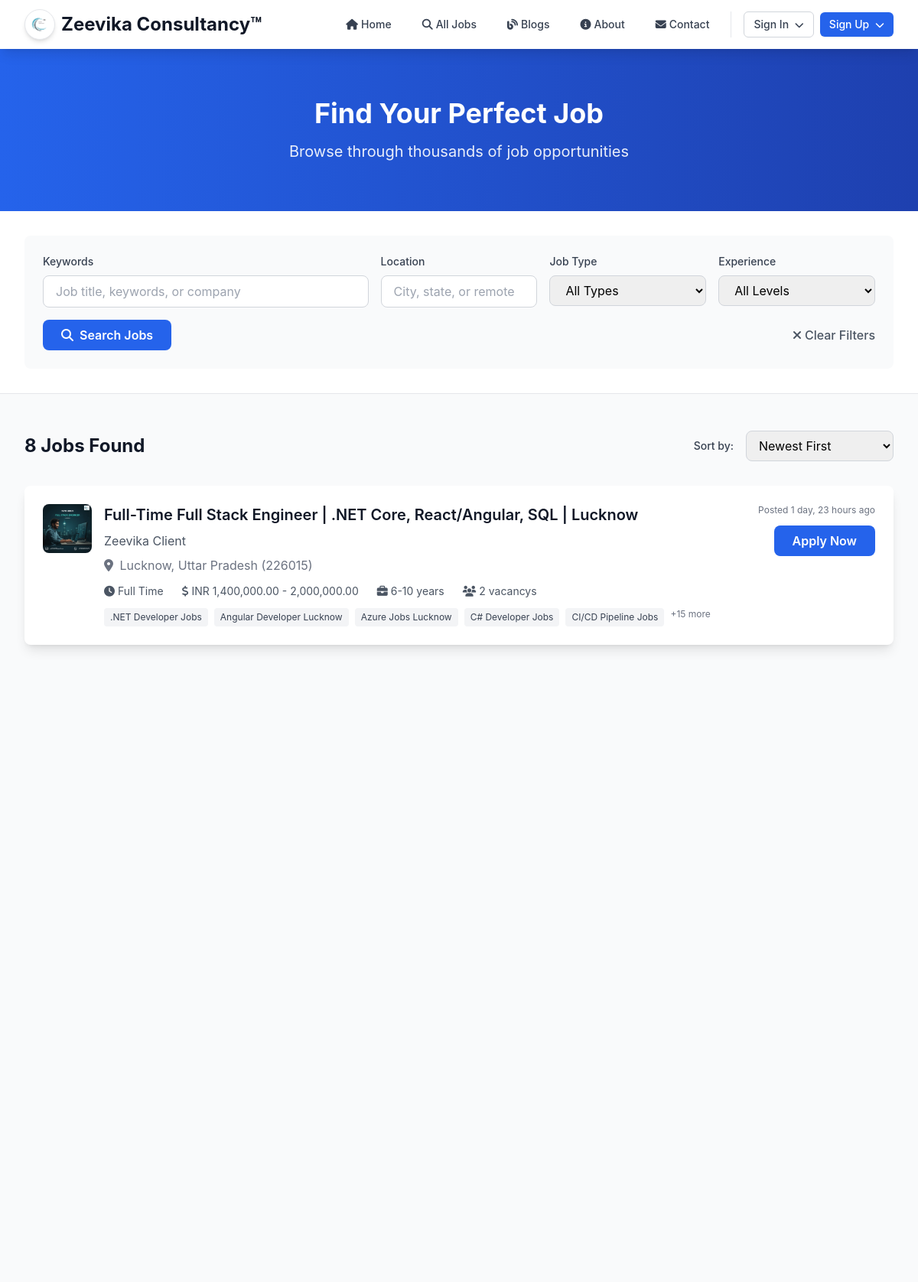
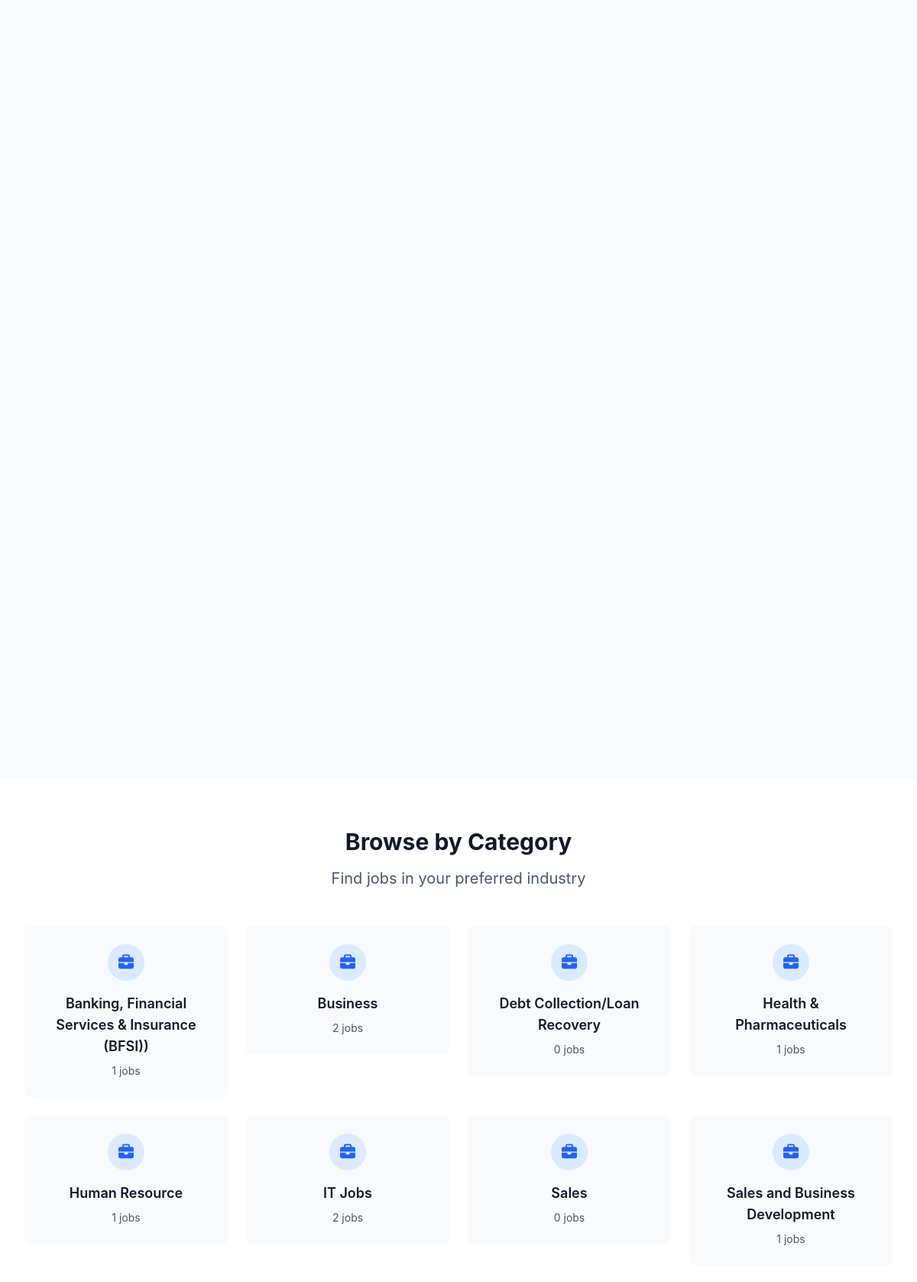
Screenshot of /jobs/ (upper part) with the database file from the repository (2 pictures, top to bottom).
### jobs/models.py (models this page shows, shortened)
class JobPost(models.Model):
    JOB_TYPE_CHOICES = [
        ('full_time', 'Full Time'),
        ('part_time', 'Part Time'),
        ('contract', 'Contract'),
        ('freelance', 'Freelance'),
        ('internship', 'Internship'),
    ]
    GENDER_CHOICES = [
        ('any', 'Any'),
        ('male', 'Male'),
        ('female', 'Female'),
    ]
    title = models.CharField(max_length=200)
    slug = models.SlugField(max_length=200, unique=True, blank=True)
    job_type = models.CharField(max_length=20, choices=JOB_TYPE_CHOICES, default='full_time')
    company_name = models.CharField(max_length=200)
    company_logo = models.ImageField(upload_to='company_logos/', blank=True, null=True)
    state = models.ForeignKey(State, on_delete=models.CASCADE, related_name='jobs')
    city = models.ForeignKey(City, on_delete=models.CASCADE, related_name='jobs')
    pin_code = models.CharField(max_length=10, blank=True)
    category = models.ForeignKey(Category, on_delete=models.CASCADE, related_name='jobs')
    subcategory = models.ForeignKey(Subcategory, on_delete=models.CASCADE, related_name='jobs')
    functional_area = models.ForeignKey(FunctionalArea, on_delete=models.CASCADE, related_name='jobs')
    total_vacancy = models.PositiveIntegerField(default=1)
    salary_min = models.DecimalField(max_digits=10, decimal_places=2, blank=True, null=True)
    salary_max = models.DecimalField(max_digits=10, decimal_places=2, blank=True, null=True)
    salary_currency = models.CharField(max_length=3, default='USD')
    gender = models.CharField(max_length=10, choices=GENDER_CHOICES, default='any')
    experience_min = models.PositiveIntegerField(blank=True, null=True, help_text="Years of experience")
    experience_max = models.PositiveIntegerField(blank=True, null=True, help_text="Years of experience")
    skills = TaggableManager(blank=True)
    education = RichTextField(blank=True)
    description = RichTextField()
    meta_title = models.CharField(max_length=60, blank=True)
    meta_description = models.CharField(max_length=160, blank=True)
    meta_keywords = models.CharField(max_length=255, blank=True)
    is_active = models.BooleanField(default=True)
    is_featured = models.BooleanField(default=False)
    created_at = models.DateTimeField(auto_now_add=True)
    updated_at = models.DateTimeField(auto_now=True)
    expires_at = models.DateTimeField(blank=True, null=True)
    history = HistoricalRecords()
    class Meta:
        ordering = ['-created_at']
    def get_salary_display(self):
        if self.salary_min and self.salary_max:
            return f"{self.salary_currency} {self.salary_min:,} - {self.salary_max:,}"
        elif self.salary_min:
            return f"{self.salary_currency} {self.salary_min:,}+"
        elif self.salary_max:
            return f"Up to {self.salary_currency} {self.salary_max:,}"
        return "Salary not specified"
    def get_experience_display(self):
        if self.experience_min and self.experience_max:
            return f"{self.experience_min}-{self.experience_max} years"
        elif self.experience_min:
            return f"{self.experience_min}+ years"
        elif self.experience_max:
            return f"Up to {self.experience_max} years"
        return "Experience not specified"

class City(models.Model):
    state = models.ForeignKey(State, on_delete=models.CASCADE, related_name='cities')
    name = models.CharField(max_length=100)
    slug = models.SlugField(max_length=100, unique=True, blank=True)
    is_active = models.BooleanField(default=True)
    created_at = models.DateTimeField(auto_now_add=True)
    updated_at = models.DateTimeField(auto_now=True)
    class Meta:
        verbose_name_plural = "Cities"
        ordering = ['name']
        unique_together = ['state', 'name']

class State(models.Model):
    name = models.CharField(max_length=100, unique=True)
    slug = models.SlugField(max_length=100, unique=True, blank=True)
    is_active = models.BooleanField(default=True)
    created_at = models.DateTimeField(auto_now_add=True)
    updated_at = models.DateTimeField(auto_now=True)
    class Meta:
        ordering = ['name']

class Category(models.Model):
    name = models.CharField(max_length=100, unique=True)
    slug = models.SlugField(max_length=100, unique=True, blank=True)
    description = models.TextField(blank=True)
    icon = models.CharField(max_length=50, blank=True, help_text="FontAwesome icon class")
    is_active = models.BooleanField(default=True)
    created_at = models.DateTimeField(auto_now_add=True)
    updated_at = models.DateTimeField(auto_now=True)
    class Meta:
        verbose_name_plural = "Categories"
        ordering = ['name']

### jobs/views.py (the view, shortened to what this page needs)
# urls.py: path('jobs/', views.JobListView.as_view(), name='job_list'),
class JobListView(ListView):
    model = JobPost
    template_name = 'jobs/job_list.html'
    context_object_name = 'jobs'
    paginate_by = 20
    def get_queryset(self):
        queryset = JobPost.objects.filter(is_active=True)
        form = JobSearchForm(self.request.GET)
        if form.is_valid():
            keyword = form.cleaned_data.get('keyword')
            location = form.cleaned_data.get('location')
            job_type = form.cleaned_data.get('job_type')
            experience_level = form.cleaned_data.get('experience_level')
            if location:
                queryset = queryset.filter(
                    Q(city__name__icontains=location) |
                    Q(state__name__icontains=location) |
                    Q(pin_code__icontains=location)
                )
            if job_type:
                queryset = queryset.filter(job_type=job_type)
        return queryset
    def get_context_data(self, **kwargs):
        context = super().get_context_data(**kwargs)
        context['search_form'] = JobSearchForm(self.request.GET)
        context['categories'] = Category.objects.filter(is_active=True)
        context['job_types'] = JobPost.JOB_TYPE_CHOICES
        return context

### templates/jobs/job_list.html (shortened to what this page needs)
{% extends 'base.html' %}
{% block content %}
<section class="bg-gradient-to-r from-primary-600 to-primary-800 py-16">
    <div class="max-w-7xl mx-auto px-4 sm:px-6 lg:px-8">
        <div class="text-center text-white">
            <h1 class="text-4xl font-bold mb-4">Find Your Perfect Job</h1>
            <p class="text-xl opacity-90">Browse through thousands of job opportunities</p>
        </div>
    </div>
</section>
<section class="py-8 bg-white border-b">
    <div class="max-w-7xl mx-auto px-4 sm:px-6 lg:px-8">
        <form method="get" class="bg-gray-50 rounded-lg p-6">
            <div class="grid grid-cols-1 md:grid-cols-2 lg:grid-cols-5 gap-4">
                <div class="lg:col-span-2">
                    <label class="block text-sm font-medium text-gray-700 mb-2">Keywords</label>
                    <input type="text" name="keyword" value="{{ search_form.keyword.value|default:'' }}"
                           placeholder="Job title, keywords, or company"
                           class="w-full px-4 py-2 border border-gray-300 rounded-lg focus:ring-2 focus:ring-primary-500 focus:border-transparent">
                </div>
                <div>
                    <label class="block text-sm font-medium text-gray-700 mb-2">Location</label>
                    <input type="text" name="location" value="{{ search_form.location.value|default:'' }}"
                           placeholder="City, state, or remote"
                           class="w-full px-4 py-2 border border-gray-300 rounded-lg focus:ring-2 focus:ring-primary-500 focus:border-transparent">
                </div>
                <div>
                    <label class="block text-sm font-medium text-gray-700 mb-2">Job Type</label>
                    <select name="job_type" class="w-full px-4 py-2 border border-gray-300 rounded-lg focus:ring-2 focus:ring-primary-500 focus:border-transparent">
                        <option value="">All Types</option>
                    </select>
                </div>
                <div>
                    <label class="block text-sm font-medium text-gray-700 mb-2">Experience</label>
                    <select name="experience_level" class="w-full px-4 py-2 border border-gray-300 rounded-lg focus:ring-2 focus:ring-primary-500 focus:border-transparent">
                        <option value="">All Levels</option>
                    </select>
                </div>
            </div>
            <div class="mt-4 flex justify-between items-center">
                <button type="submit" class="bg-primary-600 hover:bg-primary-700 text-white font-semibold py-2 px-6 rounded-lg transition-colors">
                    <i class="fas fa-search mr-2"></i>Search Jobs
                </button>
                <a href="{% url 'jobs:job_list' %}" class="text-gray-600 hover:text-gray-800 font-medium">
                    <i class="fas fa-times mr-1"></i>Clear Filters
                </a>
            </div>
        </form>
    </div>
</section>
<section class="py-12 bg-gray-50">
    <div class="max-w-7xl mx-auto px-4 sm:px-6 lg:px-8">
        <div class="flex justify-between items-center mb-8">
            <div>
                <h2 class="text-2xl font-bold text-gray-900">
                    {% if jobs %}
                        {{ page_obj.paginator.count }} Jobs Found
                    {% else %}
                        No Jobs Found
                    {% endif %}
                </h2>
            </div>
            <div class="flex items-center space-x-4">
                <label class="text-sm font-medium text-gray-700">Sort by:</label>
                <select id="sort-select" class="px-3 py-2 border border-gray-300 rounded-lg focus:ring-2 focus:ring-primary-500 focus:border-transparent">
                    <option value="newest">Newest First</option>
                </select>
            </div>
        </div>
        {% if jobs %}
        <div class="space-y-6">
            {% for job in jobs %}
            <div class="bg-white rounded-lg shadow-lg p-6 hover-lift animate-on-scroll">
                <div class="flex items-start justify-between">
                    <div class="flex items-start space-x-4">
                        {% if job.company_logo %}
                        <img src="{{ job.company_logo.url }}" alt="{{ job.company_name }}" class="w-16 h-16 rounded-lg object-cover">
                        {% else %}
                        <div class="w-16 h-16 bg-primary-100 rounded-lg flex items-center justify-center">
                            <i class="fas fa-building text-2xl text-primary-600"></i>
                        </div>
                        {% endif %}
                        <div class="flex-1">
                            <div class="flex items-center space-x-2 mb-2">
                                <h3 class="text-xl font-semibold text-gray-900">
                                    <a href="{% url 'jobs:job_detail' job.slug %}" class="hover:text-primary-600 transition-colors">
                                        {{ job.title }}
                                    </a>
                                </h3>
                            </div>
                            <p class="text-gray-600 mb-2">{{ job.company_name }}</p>
                            <p class="text-gray-500 mb-3">
                                <i class="fas fa-map-marker-alt mr-1"></i>
                                {{ job.city.name }}, {{ job.state.name }}
                                {% if job.pin_code %}({{ job.pin_code }}){% endif %}
                            </p>
                            <div class="flex items-center space-x-6 text-sm text-gray-600">
                                <span class="flex items-center">
                                    <i class="fas fa-clock mr-1"></i>
                                    {{ job.get_job_type_display }}
                                </span>
                                <span class="flex items-center">
                                    <i class="fas fa-dollar-sign mr-1"></i>
                                    {{ job.get_salary_display }}
                                </span>
                                <span class="flex items-center">
                                    <i class="fas fa-briefcase mr-1"></i>
                                    {{ job.get_experience_display }}
                                </span>
                                <span class="flex items-center">
                                    <i class="fas fa-users mr-1"></i>
                                    {{ job.total_vacancy }} vacancy{{ job.total_vacancy|pluralize }}
                                </span>
                            </div>
                            {% if job.skills.all %}
                            <div class="mt-3">
                                <div class="flex flex-wrap gap-2">
                                    {% for skill in job.skills.all|slice:":5" %}
                                    <span class="bg-gray-100 text-gray-700 text-xs px-2 py-1 rounded">{{ skill.name }}</span>
                                    {% endfor %}
                                    {% if job.skills.count > 5 %}
                                    <span class="text-gray-500 text-xs">+{{ job.skills.count|add:"-5" }} more</span>
                                    {% endif %}
                                </div>
                            </div>
                            {% endif %}
                        </div>
                    </div>
                    <div class="flex flex-col items-end space-y-3">
                        <span class="text-xs text-gray-500">
                            Posted {{ job.created_at|timesince }} ago
                        </span>
                        <a href="{% url 'jobs:job_detail' job.slug %}" class="bg-primary-600 hover:bg-primary-700 text-white font-semibold py-2 px-6 rounded-lg transition-colors">
                            Apply Now
                        </a>
                    </div>
                </div>
            </div>
            {% endfor %}
        </div>
        {% endif %}
    </div>
</section>
<section class="py-16 bg-white">
    <div class="max-w-7xl mx-auto px-4 sm:px-6 lg:px-8">
        <div class="text-center mb-12">
            <h2 class="text-3xl font-bold text-gray-900 mb-4">Browse by Category</h2>
            <p class="text-xl text-gray-600">Find jobs in your preferred industry</p>
        </div>
        <div class="grid grid-cols-1 md:grid-cols-2 lg:grid-cols-4 gap-6">
            {% for category in categories %}
            <a href="{% url 'jobs:category_detail' category.slug %}" class="group">
                <div class="bg-gray-50 rounded-lg p-6 text-center hover:bg-primary-50 transition-colors">
                    <div class="w-12 h-12 bg-primary-100 rounded-full flex items-center justify-center mx-auto mb-4 group-hover:bg-primary-200 transition-colors">
                        <i class="{{ category.icon|default:'fas fa-briefcase' }} text-xl text-primary-600"></i>
                    </div>
                    <h3 class="text-lg font-semibold text-gray-900 group-hover:text-primary-600 transition-colors">{{ category.name }}</h3>
                    <p class="text-gray-600 text-sm mt-2">{{ category.jobs.count }} jobs</p>
                </div>
            </a>
            {% endfor %}
        </div>
    </div>
</section>
{% endblock %}

### templates/base.html (style rules this page uses)
.hover-lift { transition: transform 0.3s ease, box-shadow 0.3s ease; }

### rows the page displays
JobPost: company_logo (picture), title "Full-Time Full Stack Engineer | .NET Core, React/Angular, SQL | Lucknow", company_name "Zeevika Client", city.name "Lucknow", state.name "Uttar Pradesh", pin_code "226015", job_type "Full Time", salary "INR 1,400,000.00 - 2,000,000.00", experience "6-10 years", total_vacancy "2", skills.count|add "15", created_at "1 day, 23 hours"
Tag: name ".NET Developer Jobs"
Tag: name "Angular Developer Lucknow"
Tag: name "Azure Jobs Lucknow"
Tag: name "C# Developer Jobs"
Tag: name "CI/CD Pipeline Jobs"
Category: name "Banking, Financial Services & Insurance (BFSI))", jobs.count "1"
Category: name "Business", jobs.count "2"
Category: name "Debt Collection/Loan Recovery", jobs.count "0"
Category: name "Health & Pharmaceuticals", jobs.count "1"
Category: name "Human Resource", jobs.count "1"
Category: name "IT Jobs", jobs.count "2"
Category: name "Sales", jobs.count "0"
Category: name "Sales and Business Development", jobs.count "1"

### other values shown
{{ page_obj.paginator.count }} "8"
